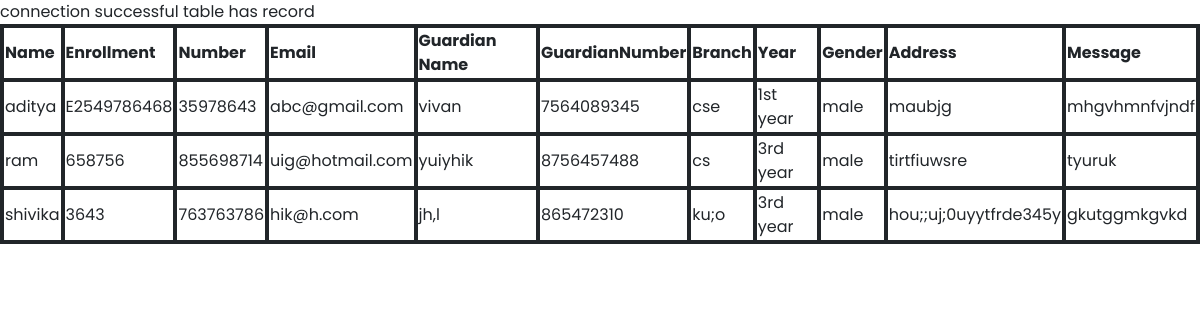
The app's page /disprag.php with its own data.
### tables this page shows
CREATE TABLE `form` (
  `name` varchar(50) NOT NULL,
  `enrollment` varchar(20) NOT NULL,
  `number` varchar(10) NOT NULL,
  `email` varchar(50) NOT NULL,
  `guardian` varchar(50) NOT NULL,
  `g_number` varchar(10) NOT NULL,
  `branch` varchar(30) NOT NULL,
  `year` varchar(30) NOT NULL,
  `gender` varchar(10) NOT NULL,
  `address` varchar(50) NOT NULL,
  `message` varchar(255) NOT NULL
);

### disprag.php (the view, shortened to what this page needs)
<!DOCTYPE html>
<html lang="en">
<head>
    <link href="https://cdn.jsdelivr.net/npm/bootstrap@5.0.2/dist/css/bootstrap.min.css" rel="stylesheet"
>
    <link rel="stylesheet" href="https://cdnjs.cloudflare.com/ajax/libs/font-awesome/4.7.0/css/font-awesome.min.css">
    <link rel="stylesheet" href="style.css">
</head>
<body>
    <table style=' border=2'>
                    <tr>
                        <th> Name </th>
                        <th>  Enrollment</th>
                        <th> Number </th>
                        <th> Email </th>
                        <th>  Guardian Name</th>
                        <th> GuardianNumber </th>
                        <th> Branch </th>
                        <th> Year </th>
                        <th> Gender </th>
                        <th> Address </th>
                        <th> Message </th>
                     </tr>
<?php
include("connection.php");
$query = "SELECT * FROM form";
$data = Mysqli_query($conn,$query);
$total = Mysqli_num_rows($data);
if($total !=0)
{
    while($result=mysqli_fetch_assoc($data))
    {
        echo "
        <tr>
        <td>".$result['name']."</td>
        <td>".$result['enrollment']."</td>
        <td>".$result['number']."</td>
        <td>".$result['email']."</td>
        <td>".$result['guardian']."</td>
        <td>".$result['g_number']."</td>
        <td>".$result['branch']."</td>
        <td>".$result['year']."</td>
        <td>".$result['gender']."</td>
        <td>".$result['address']."</td>
        <td>".$result['message']."</td>
        </tr>";
    }
}
else{
    echo "no recored";
}
?>
</table>
</body>
</html>

### style.css (style rules this page uses)
body { font-family: 'poppins',sans-serif; }

### disprag.php (style rules this page uses)
table, th, td { border: 4px solid; }
table { width: 100%; }

### records on screen
form: name "aditya", enrollment "E2549786468", number "35978643", email "abc@gmail.com", guardian "vivan", g_number "7564089345", branch "cse", year "1st year", gender "male", address "maubjg", message "mhgvhmnfvjndf"
form: name "ram", enrollment "658756", number "855698714", email "uig@hotmail.com", guardian "yuiyhik", g_number "8756457488", branch "cs", year "3rd year", gender "male", address "tirtfiuwsre", message "tyuruk"
form: name "shivika", enrollment "3643", number "763763786", email "hik@h.com", guardian "jh,l", g_number "865472310", branch "ku;o", year "3rd year", gender "male", address "hou;;uj;0uyytfrde345y", message "gkutggmkgvkd"
